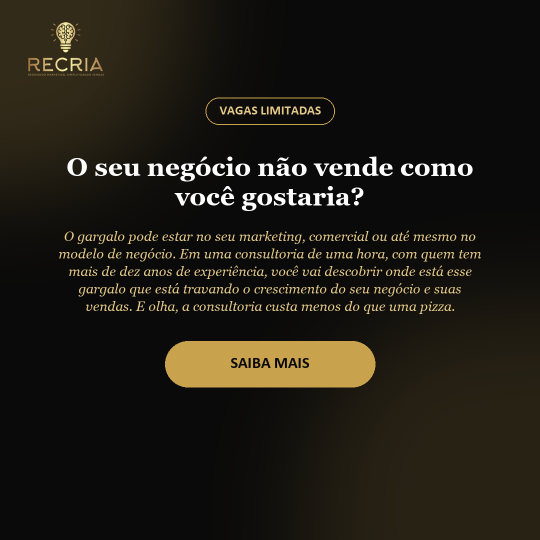
#> input picture Recria/diagnostico-recria-ads/criativo-1-topo.png, 1080 x 1080 px, given in place of logo.png, which was not available (shown at 1/2 size)
$ python build_creativos.py
#> lines starting #> are read from the running program, lines starting #| are printed output that depends on the picture; pictures that were not available may be replaced by others from this repository, and a replacement may not be noted
# -*- coding: utf-8 -*-
from PIL import Image, ImageDraw, ImageFont, ImageFilter

W = H = 1080
BLACK = (10, 10, 10)
GOLD = (201, 162, 78)
GOLD_LIGHT = (228, 201, 136)
WHITE = (255, 255, 255)

FONT_DIR = "/c/Windows/Fonts"

def font(name, size):
    return ImageFont.truetype(f"{FONT_DIR}/{name}", size)

f_badge = font("calibrib.ttf", 26)
f_button = font("calibrib.ttf", 32)

# Logo real (icone + wordmark + tagline), recortado para a caixa de conteudo real
LOGO_PATH = "../site-institucional/diagnostico-recria/assets/logo.png"
_logo_full = Image.open(LOGO_PATH).convert("RGBA")
_logo_crop = _logo_full.crop(_logo_full.getbbox())
LOGO_H = 108
_ratio = LOGO_H / _logo_crop.height
LOGO = _logo_crop.resize((int(_logo_crop.width * _ratio), LOGO_H), Image.LANCZOS)
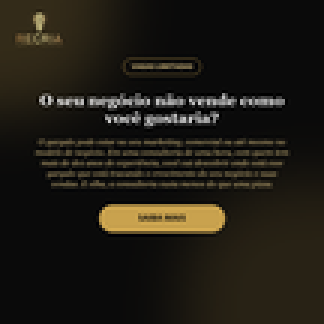
#> LOGO: PIL image 108x108 RGBA (shown 3 times larger); mean R, G, B, A 32.2, 28.6, 20.8, 255

def wrap_draw(draw, text, fnt, max_width, x_center, y, fill, line_spacing=1.15):
    words = text.split(" ")
    lines = []
    cur = ""
    for w in words:
        test = (cur + " " + w).strip()
        if draw.textlength(test, font=fnt) <= max_width:
            cur = test
        else:
            lines.append(cur)
            cur = w
    if cur:
        lines.append(cur)
    line_h = fnt.size * line_spacing
    cy = y
    for line in lines:
        w_line = draw.textlength(line, font=fnt)
        draw.text((x_center - w_line / 2, cy), line, font=fnt, fill=fill)
        cy += line_h
    return cy

def base_canvas():
    img = Image.new("RGB", (W, H), BLACK)
#> img: PIL image 1080x1080 RGB; every value is 10
    overlay = Image.new("RGBA", (W, H), (0, 0, 0, 0))
#> overlay: PIL image 1080x1080 RGBA; every value is 0
    odraw = ImageDraw.Draw(overlay)
    odraw.ellipse([-350, -350, 450, 450], fill=(201, 162, 78, 55))
    odraw.ellipse([W-550, H-550, W+350, H+350], fill=(201, 162, 78, 40))
    overlay = overlay.filter(ImageFilter.GaussianBlur(120))
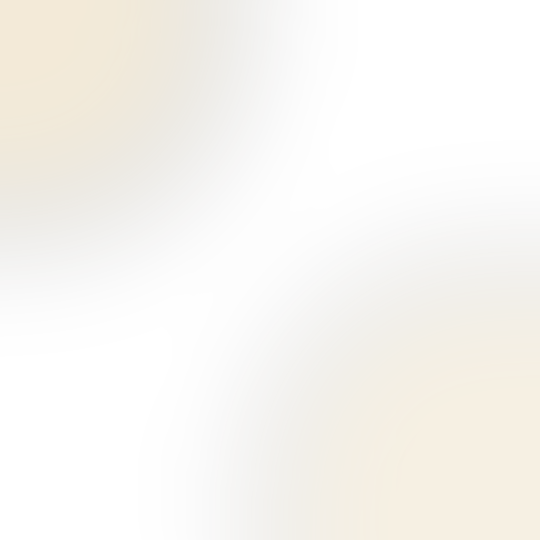
#> overlay: PIL image 1080x1080 RGBA (shown at 1/2 size); mean R, G, B, A 73.5, 59.3, 28.5, 16.8; transparent parts drawn white
    img = Image.alpha_composite(img.convert("RGBA"), overlay)
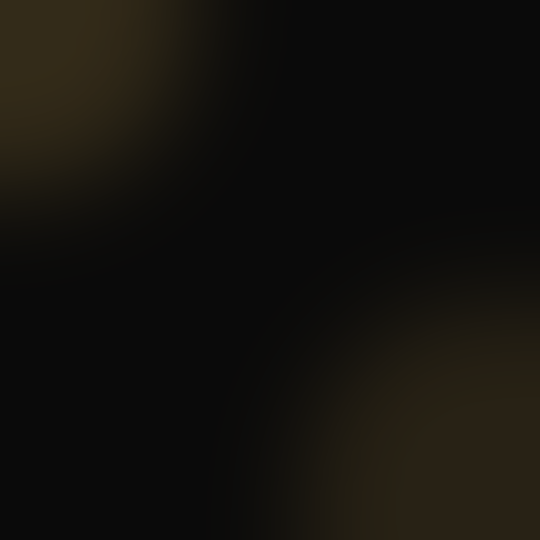
#> img: PIL image 1080x1080 RGBA (shown at 1/2 size); mean R, G, B, A 19.1, 17.2, 13.2, 255
    img.alpha_composite(LOGO, (56, 44))
    img = img.convert("RGB")
#> img: PIL image 1080x1080 RGB
    draw = ImageDraw.Draw(img)
    return img, draw

def badge(draw, text):
    w_text = draw.textlength(text, font=f_badge)
    pad_x, pad_y = 28, 14
    box_w = w_text + pad_x * 2
    box_h = f_badge.size + pad_y * 2
    x0 = (W - box_w) / 2
    y0 = 195
    draw.rounded_rectangle([x0, y0, x0 + box_w, y0 + box_h], radius=box_h/2, outline=GOLD, width=2)
    draw.text((W/2, y0 + box_h/2), text, font=f_badge, fill=GOLD_LIGHT, anchor="mm")
    return y0 + box_h

def cta_button(draw, text, y0):
    w_text = draw.textlength(text, font=f_button)
    box_w = max(420, w_text + 90)
    box_h = 92
    x0 = (W - box_w) / 2
    draw.rounded_rectangle([x0, y0, x0 + box_w, y0 + box_h], radius=box_h/2, fill=GOLD)
    draw.text((W/2, y0 + box_h/2), text, font=f_button, fill=BLACK, anchor="mm")

def build(filename, badge_text, headline, sub, button_text, headline_size=54, sub_size=28):
    f_headline = font("georgiab.ttf", headline_size)
    f_sub = font("georgiai.ttf", sub_size)
    img, draw = base_canvas()
    y = badge(draw, badge_text)
#> y = 249
    y = wrap_draw(draw, headline, f_headline, 940, W/2, y + 55, WHITE, line_spacing=1.14)
#> y = 422.6
    y = wrap_draw(draw, sub, f_sub, 860, W/2, y + 34, GOLD_LIGHT, line_spacing=1.3)
#> y = 667.2
    cta_y = min(y + 50, H - 150)
#> cta_y = 717.2
    cta_button(draw, button_text, cta_y)
    img.save(filename, quality=95)
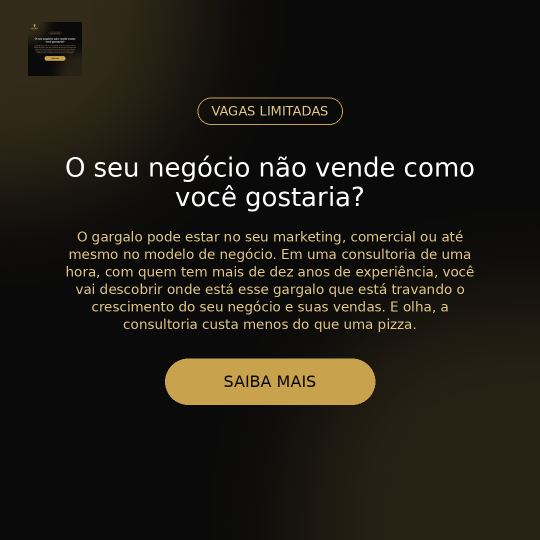
#> saved as criativo-1-topo.png: PIL image 1080x1080 RGB (shown at 1/2 size); mean R, G, B 31.7, 28.2, 20.3
    print("salvo:", filename)

# Criativo 1 - Topo de funil
build(
    "criativo-1-topo.png",
    "VAGAS LIMITADAS",
    "O seu negócio não vende como você gostaria?",
    "O gargalo pode estar no seu marketing, comercial ou até mesmo no modelo de negócio. Em uma consultoria de uma hora, com quem tem mais de dez anos de experiência, você vai descobrir onde está esse gargalo que está travando o crescimento do seu negócio e suas vendas. E olha, a consultoria custa menos do que uma pizza.",
    "SAIBA MAIS",
    headline_size=52,
    sub_size=27,
)

# Criativo 1B - Topo de funil (espelha a headline da LP)
build(
    "criativo-1b-topo.png",
    "VAGAS LIMITADAS · R$ 67",
    "Descubra onde estão os gargalos que estão travando as vendas e o crescimento do seu negócio, em uma consultoria online de uma hora.",
    "Com um profissional com mais de dez anos de experiência. Receba também um diagnóstico documentado após a sessão de consultoria.",
    "SAIBA MAIS",
    headline_size=42,
    sub_size=28,
)
#> call 2 of build, with filename = 'criativo-1b-topo.png', badge_text = 'VAGAS LIMITADAS · R$ 67', button_text = 'SAIBA MAIS', headline_size = 42, sub_size = 28
#> in build (call 2), `y = badge(draw, badge_text)`: y = 249
#> in build (call 2), `y = wrap_draw(draw, headline, f_headline, 940, W/2, y + 55, WHITE, lin..`: y = 495.5
#> in build (call 2), `y = wrap_draw(draw, sub, f_sub, 860, W/2, y + 34, GOLD_LIGHT, line_spa..`: y = 638.7
#> in build (call 2), `cta_y = min(y + 50, H - 150)`: cta_y = 688.7
#> in build (call 2), `img.save(filename, quality=95)`:
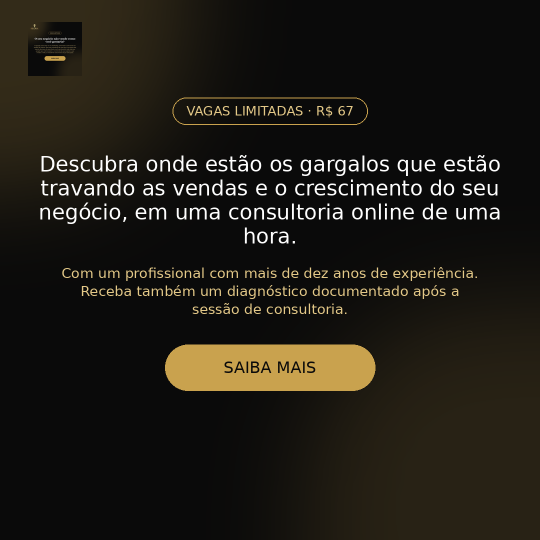
#> saved as criativo-1b-topo.png: PIL image 1080x1080 RGB (shown at 1/2 size); mean R, G, B 31.8, 28.5, 21.3

# Criativo 2 - Meio de funil
build(
    "criativo-2-meio.png",
    "VAGAS LIMITADAS",
    "Onze anos de experiência disponíveis para o seu negócio, por uma hora.",
    "Uma consultoria individual onde vamos analisar o seu negócio de ponta a ponta e entregar um diagnóstico documentado com o passo a passo para você agir. De R$ 297 por R$ 67.",
    "QUERO SABER MAIS",
    headline_size=50,
    sub_size=28,
)
#> call 3 of build, with filename = 'criativo-2-meio.png', badge_text = 'VAGAS LIMITADAS', button_text = 'QUERO SABER MAIS', headline_size = 50, sub_size = 28
#> in build (call 3), `y = badge(draw, badge_text)`: y = 249
#> in build (call 3), `y = wrap_draw(draw, headline, f_headline, 940, W/2, y + 55, WHITE, lin..`: y = 475
#> in build (call 3), `y = wrap_draw(draw, sub, f_sub, 860, W/2, y + 34, GOLD_LIGHT, line_spa..`: y = 654.6
#> in build (call 3), `cta_y = min(y + 50, H - 150)`: cta_y = 704.6
#> in build (call 3), `img.save(filename, quality=95)`:
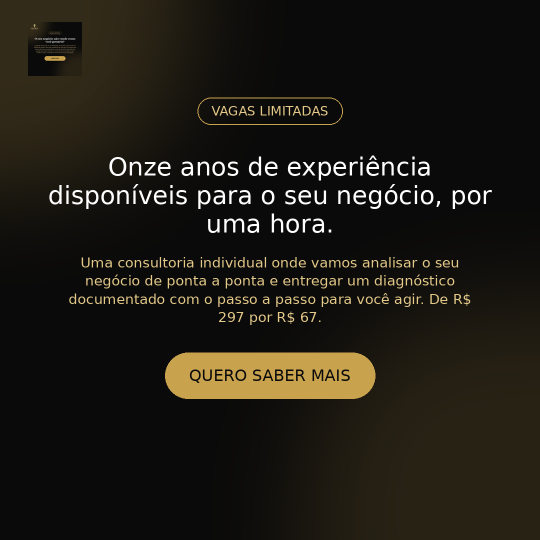
#> saved as criativo-2-meio.png: PIL image 1080x1080 RGB (shown at 1/2 size); mean R, G, B 30.9, 27.6, 20.4

# Criativo 3 - Fundo de funil
build(
    "criativo-3-fundo.png",
    "VAGAS LIMITADAS",
    "Consultoria online para o seu negócio. Descubra o que está travando as suas vendas.",
    "Por apenas R$ 67, uma hora de consultoria ao vivo e online, com quem tem mais de dez anos de experiência em marketing e comercial. Você vai descobrir os possíveis gargalos que estão impedindo o crescimento do seu negócio e reduzindo as vendas, e ainda vai receber um diagnóstico documentado. Pagamento facilitado por Pix, boleto ou cartão de crédito.",
    "GARANTIR MINHA VAGA",
    headline_size=44,
    sub_size=25,
)
#> call 4 of build, with filename = 'criativo-3-fundo.png', badge_text = 'VAGAS LIMITADAS', button_text = 'GARANTIR MINHA VAGA', headline_size = 44, sub_size = 25
#> in build (call 4), `y = badge(draw, badge_text)`: y = 249
#> in build (call 4), `y = wrap_draw(draw, headline, f_headline, 940, W/2, y + 55, WHITE, lin..`: y = 454.5
#> in build (call 4), `y = wrap_draw(draw, sub, f_sub, 860, W/2, y + 34, GOLD_LIGHT, line_spa..`: y = 683.5
#> in build (call 4), `cta_y = min(y + 50, H - 150)`: cta_y = 733.5
#> in build (call 4), `img.save(filename, quality=95)`:
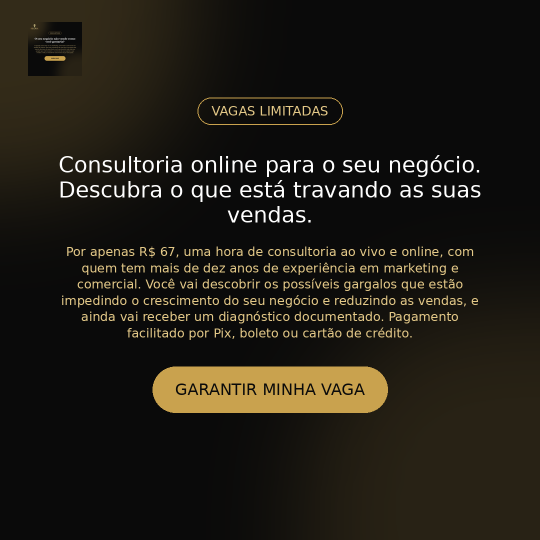
#> saved as criativo-3-fundo.png: PIL image 1080x1080 RGB (shown at 1/2 size); mean R, G, B 32.7, 29.1, 21.1
